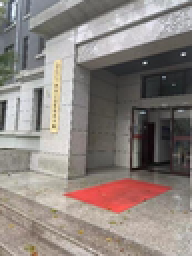
%> input picture 第二次/1.png, 96 x 128 px, shrunk from 338 x 449 before the run (shown 2 times larger)
$ octave test.m   (GNU Octave 9; MATLAB toolbox functions it lacks are replaced by stand-ins)
%> lines starting %> are read from the running program, lines starting %| are printed output that depends on the picture
### 第二次/adjust.m
function [keyPoint] = adjust(x,y,s,pic,S1,octv,border)
i = 1;
times = 5;
[r,c] = size(pic);
while i <= times
    dx = (pic(x+1,y,s)-pic(x-1,y,s))/2;
    dy = (pic(x,y+1,s)-pic(x,y+1,s))/2;
    ds = (pic(x,y,s+1)-pic(x,y,s-1))/2;
    dxx = pic(x+1,y,s)+pic(x-1,y,s)-2*pic(x,y,s);
    dyy = pic(x,y+1,s)+pic(x,y-1,s)-2*pic(x,y,s);
    dss = pic(x,y,s+1)+pic(x,y,s-1)-2*pic(x,y,s);
    dxy = (pic(x+1,y+1,s)+pic(x-1,y-1,s)-pic(x-1,y+1,s)-pic(x+1,y-1,s))/4;
    dxs = (pic(x+1,y,s+1)+pic(x-1,y,s-1)-pic(x-1,y,s+1)-pic(x+1,y,s-1))/4;
    dys = (pic(x,y+1,s+1)+pic(x,y-1,s-1)-pic(x,y+1,s-1)-pic(x,y-1,s+1))/4;
    dD = [dx,dy,ds]';
    Hessian = [dxx,dxy,dxs;dxy,dyy,dys;dxs,dys,dss];
    %这下面看不懂
    [U,S,V] = svd(Hessian);
    T=S;
    T(S~=0) = 1./S(S~=0);
    svd_inv_H = V * T' * U';
    x_hat = - svd_inv_H*dD;

    if (abs(x_hat(1))<0.5) && (abs(x_hat(2))<0.5) && (abs(x_hat(3))<0.5)
        break;
    end
    x = x + round(x_hat(1));
    y = y + round(x_hat(2));
    s = s + round(x_hat(3));

    if (x <= border || x >= border || y <= border || y >= border || s < 2 || s > S1+1)
        keyPoint = [];
        return;
    end

    i = i + 1;
end

if i > times
    keyPoint = [];
    return;
end
if abs(pic(x,y,s)) < 0.04/S1
    keyPoint = [];
    return;
end

keyPoint.x = x;
keyPoint.y = y;
keyPoint.s = s;
keyPoint.octv = octv;

end

### 第二次/myMatch.m
%
%   Copyright (C) 2016  Starsky Wong <sununs11@gmail.com>
%
%   Note: The SIFT algorithm is patented in the United States and cannot be
%   used in commercial products without a license from the University of
%   British Columbia.  For more information, refer to the file LICENSE
%   that accompanied this distribution.

function [ matched ] = match( des1, des2 )
% Function: Match descriptors from the 1st to the 2nd, return matched index.
% matched vectors' angles from the nearest to second nearest neighbor is less than distRatio.
distRatio = 0.6;
% for each descriptor in the first image, select its match to second image.
n = size(des1,1);
m = size(des2,1);
matched = zeros(1,n);
distance = zeros(1,m);
for i = 1 : n
    for j = 1 : m
       temp = (des1(i,:)-des2(j,:)).^2;
       distance(1,j) = sqrt(sum(temp));
    end
    [values,index] = sort(distance);
    if (values(1) < distRatio * values(2))
       matched(1,i) = index(1);
    else
      matched(i) = 0;
    end
end

end

### 第二次/drawMatched.m
function [] = drawMatched( matched, img1, img2, loc1, loc2 , H)
% Function: Draw matched points
% Create a new image showing the two images side by side.
img3 = appendimages(img1,img2);

% Show a figure with lines joining the accepted matches.
figure('Position', [100 100 size(img3,2) size(img3,1)]);
colormap gray;
imagesc(img3);
hold on;
cols1 = size(img1,2);
n = size(matched,2);
colors = ['c','m','y'];
colors_n = length(colors);
for i = 1: n
  if (matched(i) > 0) %&& Fit(loc1(i,:), loc2(matched(i),:),H)
    color = colors(randi(colors_n));
    line([loc1(i,2) loc2(matched(i),2)+cols1], ...
         [loc1(i,1) loc2(matched(i),1)], 'Color', color);
  end
end
hold off;
num = sum(matched > 0);
fprintf('Found %d matches.\n', num);

end

function im = appendimages(image1, image2)
% im = appendimages(image1, image2)
%
% Return a new image that appends the two images side-by-side.

% Select the image with the fewest rows and fill in enough empty rows
%   to make it the same height as the other image.
rows1 = size(image1,1);
rows2 = size(image2,1);

if (rows1 < rows2)
     image1(rows2,1) = 0;
else
     image2(rows1,1) = 0;
end

% Now append both images side-by-side.
im = [image1 image2];
end

### 第二次/drawFeatures.m
function [] = drawFeatures( img, loc )
% Function: Draw sift feature points
figure;
imshow(img);
hold on;
plot(loc(:,2),loc(:,1),'+g');
end

### 第二次/Filter.m
function [result] = Filter(pic, sigma)
size = 6*sigma+1;
size = round(size);
if mod(size,2) == 0
    size = size + 1;
end
core = fspecial('gaussian',size,sigma);
result = conv2(pic,core,'same');
end

### 第二次/test.m
clc;
clear;
pic1 = imread("1.png");
%> pic1 is the input picture: size 128x96x3 uint8; mean R, G, B 139.9, 131.1, 126.5
pic2 = imread("2.png");
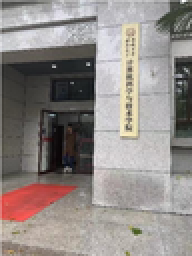
%> input picture 第二次/2.png, 96 x 128 px, shrunk from 338 x 449 before the run (shown 2 times larger)
%> pic2 is the input picture: size 128x96x3 uint8; mean R, G, B 145.1, 138.2, 134.9
pic1 = rgb2gray(pic1);
%> pic1: size 128x96 uint8
pic2 = rgb2gray(pic2);
%> pic2: size 128x96 uint8
[descr1,loca1] = sift(pic1);
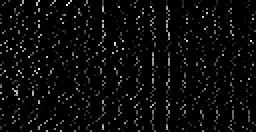
%> descr1: size 66x128 double (shown 2 times larger); min 0, max 0.193, mean 0.00781; drawn with min black and max white
%> loca1 = 66 rows, first 12: [9.5 51; 11 47.5; 13.5 42.5; 18.5 25.5; 24 13; 24 21.5; 39.5 72.5; 47.5 8; 48 46; 54 93; 54.5 35; 58 84.5]
[descr2,loca2] = sift(pic2);
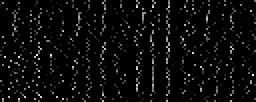
%> descr2: size 51x128 double (shown 2 times larger); min 0, max 0.183, mean 0.00781; drawn with min black and max white
%> loca2 = 51 rows, first 12: [7.5 45; 9.5 47.5; 10.5 23; 23.5 14; 29.5 68; 32.5 93; 33 67.5; 37 67.5; 38.5 65; 41 27; 44 67.5; 47.5 62.5]
matched = myMatch(descr1,descr2);
%> after the loop in match, `for i = 1 : n`: distance = 51 values, max 0.44 at index 4, min 0.299 at index 42, mean 0.395; matched = 66 values, max 48 at index 11, min 0 at index 1, mean 3.47
drawFeatures(pic1,loca1);
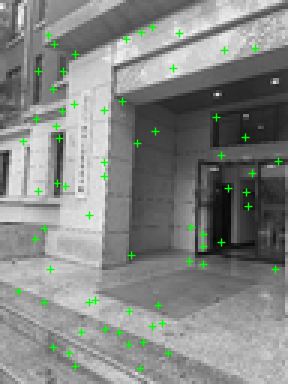
%> figure redrawn from the program's plot data; shown 3 times larger
drawFeatures(pic2,loca2);
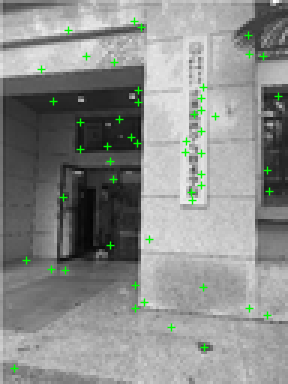
%> figure redrawn from the program's plot data; shown 3 times larger
drawMatched(matched,pic1,pic2,loca1,loca2);
%> in appendimages, `image2(rows1,1) = 0;`: image2: size 128x96 uint8; min 0, max 255, mean 139.9
%> in appendimages, `im = [image1 image2];`:
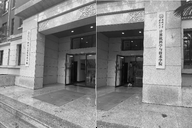
%> im: size 128x192 uint8; min 0, max 255, mean 136.6
%> after the loop in drawMatched, `for i = 1: n`: color = 'c'
%> in drawMatched, `num = sum(matched > 0);`: num = 7
%| Found 7 matches.
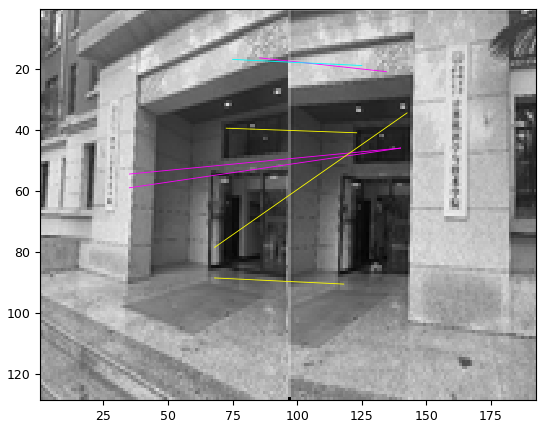
%> figure redrawn from the program's plot data
